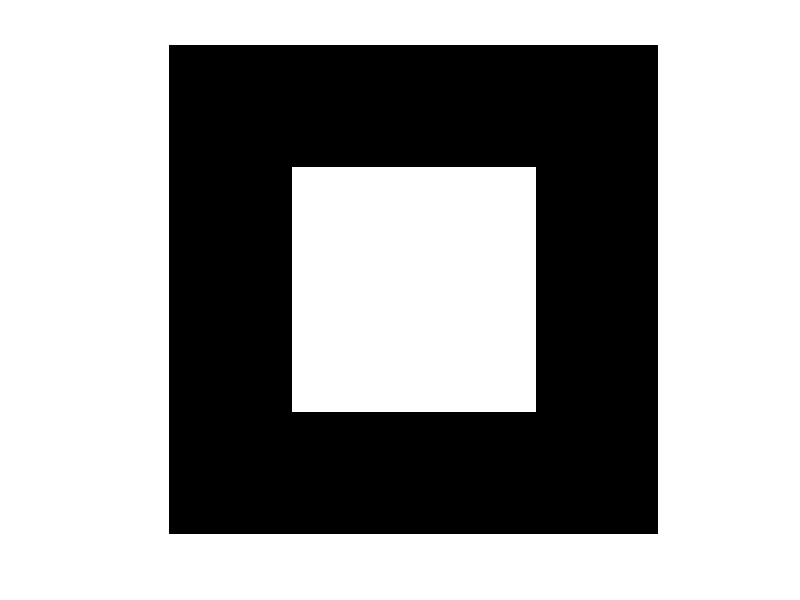
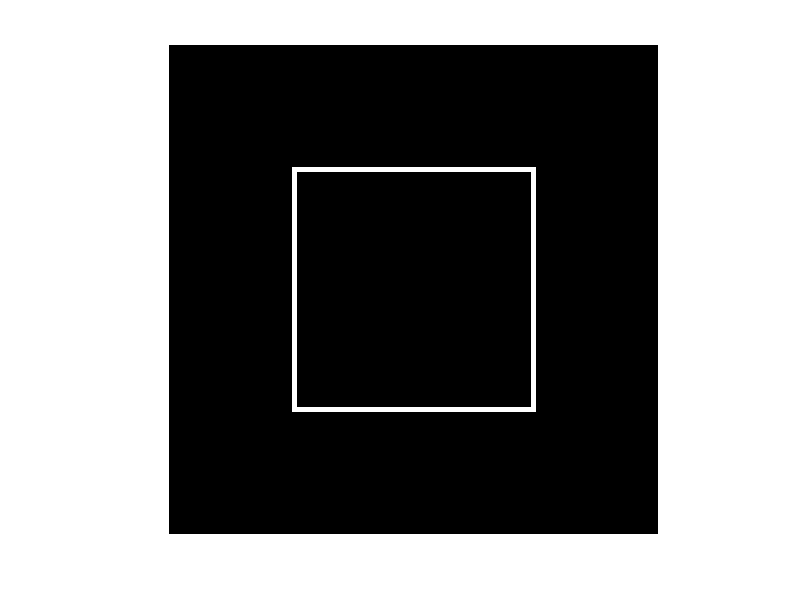

Recreate these plots in MATLAB, in order.
clear all;
close all;
clc;
x=zeros(100,100);
for i=26:1:75
for j=26:1:75
x(i,j)=1;
end
end
imshow(x);
d=zeros(100,100);
b=zeros(100,100);
% finding vertical edges
for i=1:1:99
for j=1:1:99
if x(i,j) ~= x(i,j+1) && x(i,j)==1
d(i,j)=1;
elseif x(i,j) ~= x(i,j+1) && x(i,j+1)==1
d(i,j+1)=1;
end
end
end
%finding horizontal edges
for j=1:1:99
for i=1:1:99
if x(i,j) ~= x(i+1,j) && x(i,j)==1
d(i,j)=1;
elseif x(i,j) ~= x(i+1,j) && x(i+1,j)==1
d(i+1,j)=1;
end
end
end

figure;
imshow(d);
c=0;
%calculating the perimeter of the figure from edges
for j=1:1:100
for i=1:1:100
if d(i,j) ==1
c=c+1;
end
end
end
disp('prim = ');
disp(c);
% calculating the area of the figure
c=0;
for j=1:1:100
for i=1:1:100
if x(j,i) ==1
c=c+1;
end
end
end
disp('area = ');
disp(c);